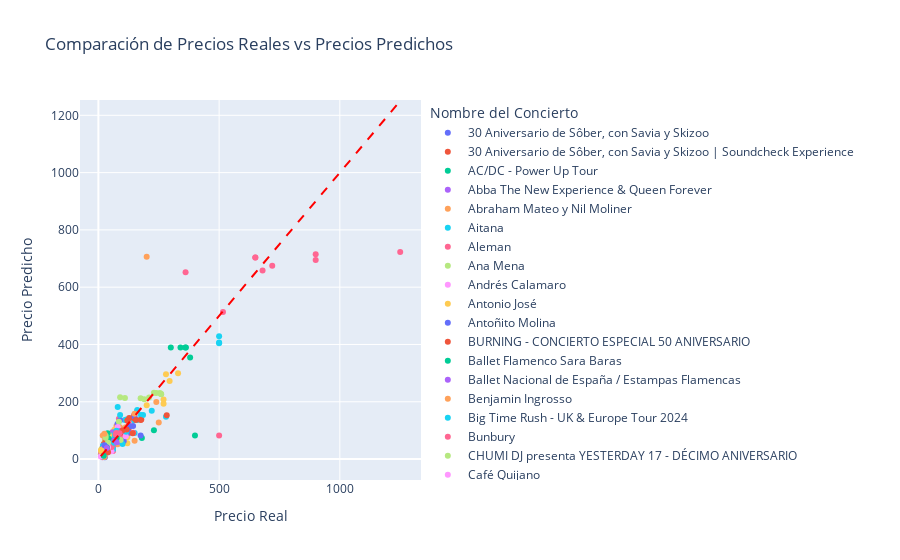

Notebook code for this chart:
### Markdown cell above
MODELO GRID SEARCH ESTANDARIZADO

### Code cell
# Definir los parámetros para GridSearchCV
params = {
    'mlp__hidden_layer_sizes': [1, 50, 75, 100, 125, 150, 200, 225, 250, 275, 300, 325, 350, 375, 400],
    'mlp__activation': ["identity", "logistic", "tanh", "relu"],
    'mlp__solver': ['lbfgs', 'sgd', 'adam']
}

# Realizar GridSearchCV
start_time = time.time()

gridSearch = GridSearchCV(estimator=pipeline, param_grid=params, n_jobs=-1, scoring='neg_mean_squared_error', cv=ps)
gridSearch.fit(X_train, y)

results = cross_validate(gridSearch.best_estimator_, X_train, y, cv=ps, scoring=scoring, return_train_score=True)

end_time = time.time()
execution_time = end_time - start_time
print("Tiempo de ejecución:", execution_time, "segundos")

print('Mejores parámetros GridSearchCV: ', gridSearch.best_params_)

resultados = crear_tabla_resultados(results)

cargar_modelo_mlflow(gridSearch.best_estimator_, 'MAX_PRICE', 'GRID SEARCH', resultados, execution_time)

# Mostrar las predicciones y los valores reales
plot_model_predictions(gridSearch.best_estimator_, X_train, y, data)
feature_importance(gridSearch.best_estimator_, X_train, y, 15)
resultados
